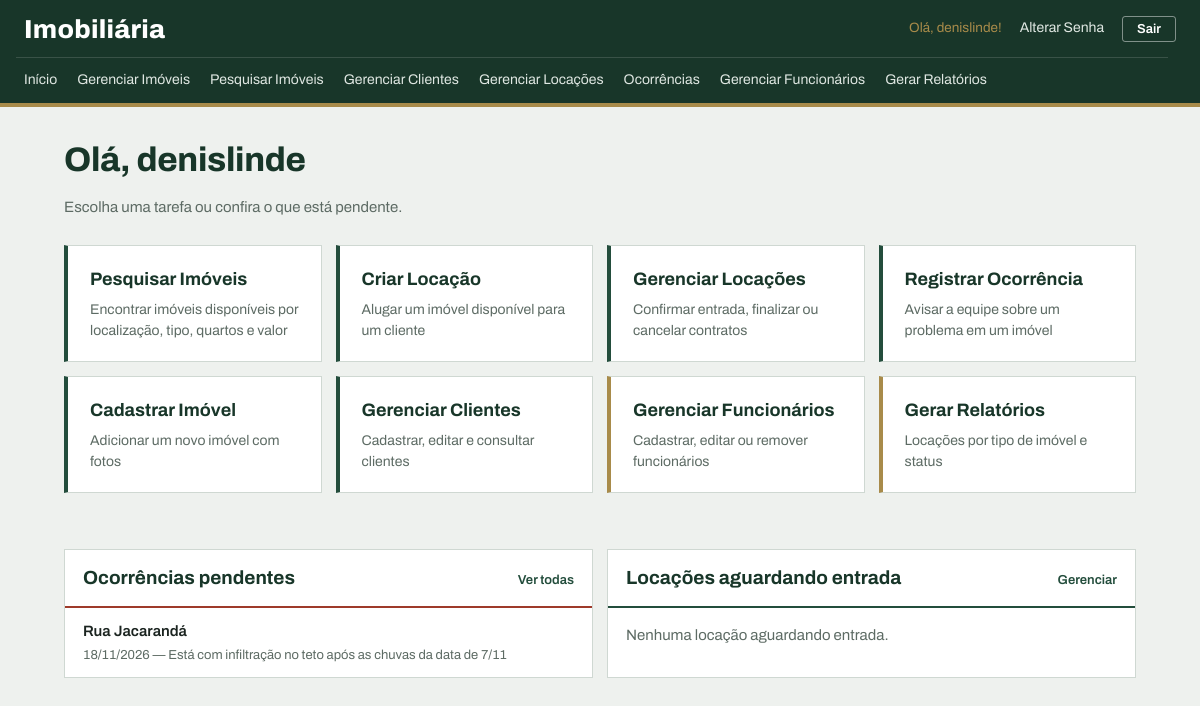
The app's page / (signed in) with its own data.
### meu_app/models.py (models this page shows, shortened)
class Ocorrencia(models.Model):
    imovel = models.ForeignKey(
        Imovel, on_delete=models.CASCADE, related_name='ocorrencias', verbose_name="Imóvel")
    descricao = models.TextField(verbose_name="Descrição do problema")
    resolvida = models.BooleanField(default=False)
    data_cadastro = models.DateTimeField(auto_now_add=True)

class Imovel(models.Model):
    endereco = models.CharField(max_length=200, verbose_name="Endereço")
    tipo = models.CharField(max_length=1, choices=TIPO_CHOICES)
    numero_quartos = models.IntegerField(
        null=True, verbose_name="Número de quartos")
    metragem = models.IntegerField(null=True, verbose_name="Metragem (m²)")
    valor_aluguel = models.FloatField(
        default=0.0, verbose_name="Valor do aluguel")
    obs = models.CharField(max_length=200, blank=True,
                           verbose_name="Observações")
    situacao = models.CharField(
        max_length=1, choices=SITUACAO_CHOICES, default='D', verbose_name="Situação")
    data_cadastro = models.DateTimeField(auto_now_add=True)

### meu_app/views.py (the view)
# urls.py: path('', views.index, name='index'),
@login_required
def index(request):
    ocorrencias_pendentes = Ocorrencia.objects.filter(
        resolvida=False).order_by('-data_cadastro')[:5]
    locacoes_pendentes = Locacao.objects.filter(
        status='P').order_by('data_inicio')[:5]
    dados = {
        'ocorrencias_pendentes': ocorrencias_pendentes,
        'locacoes_pendentes': locacoes_pendentes,
    }
    return render(request, "index.html", dados)

### meu_app/templates/index.html (shortened to what this page needs)
{% load static %}
<!DOCTYPE html>
<html lang="pt-br">
<head>
    <link rel="stylesheet" href="{% static 'css/style.css' %}">
</head>
<body>
    {% include '_menu.html' %}
    <h1> Olá, {{ user.username }} </h1>
    <p class="subtitulo"> Escolha uma tarefa ou confira o que está pendente. </p>
    <div class="cartoes">
        <a href="{% url 'pesquisar_imoveis' %}" class="cartao">
            <h3> Pesquisar Imóveis </h3>
            <p> Encontrar imóveis disponíveis por localização, tipo, quartos e valor </p>
        </a>
        <a href="{% url 'criar_locacao' %}" class="cartao">
            <h3> Criar Locação </h3>
            <p> Alugar um imóvel disponível para um cliente </p>
        </a>
        <a href="{% url 'listar_locacoes' %}" class="cartao">
            <h3> Gerenciar Locações </h3>
            <p> Confirmar entrada, finalizar ou cancelar contratos </p>
        </a>
        <a href="{% url 'registrar_ocorrencia' %}" class="cartao">
            <h3> Registrar Ocorrência </h3>
            <p> Avisar a equipe sobre um problema em um imóvel </p>
        </a>
        <a href="{% url 'cadastrar_imovel' %}" class="cartao">
            <h3> Cadastrar Imóvel </h3>
            <p> Adicionar um novo imóvel com fotos </p>
        </a>
        <a href="{% url 'listar_clientes' %}" class="cartao">
            <h3> Gerenciar Clientes </h3>
            <p> Cadastrar, editar e consultar clientes </p>
        </a>
        {% if user.is_superuser %}
            <a href="{% url 'listar_funcionarios' %}" class="cartao cartao-admin">
                <h3> Gerenciar Funcionários </h3>
                <p> Cadastrar, editar ou remover funcionários </p>
            </a>
            <a href="{% url 'gerar_relatorio' %}" class="cartao cartao-admin">
                <h3> Gerar Relatórios </h3>
                <p> Locações por tipo de imóvel e status </p>
            </a>
        {% endif %}
    </div>
    <div class="painel">
        <div class="bloco bloco-alerta">
            <h2>
                Ocorrências pendentes
                <a href="{% url 'listar_ocorrencias' %}"> Ver todas </a>
            </h2>
            {% if ocorrencias_pendentes %}
                <ul>
                    {% for ocorrencia in ocorrencias_pendentes %}
                        <li>
                            <strong> {{ ocorrencia.imovel.endereco }} </strong>
                            <span> {{ ocorrencia.data_cadastro|date:"d/m/Y" }} — {{ ocorrencia.descricao }} </span>
                        </li>
                    {% endfor %}
                </ul>
            {% else %}
                <p class="vazio"> Nenhuma ocorrência pendente. </p>
            {% endif %}
        </div>
        <div class="bloco">
            <h2>
                Locações aguardando entrada
                <a href="{% url 'listar_locacoes' %}"> Gerenciar </a>
            </h2>
            {% if locacoes_pendentes %}
                <ul>
                    {% for locacao in locacoes_pendentes %}
                        <li>
                            <strong> {{ locacao.imovel.endereco }} </strong>
                            <span> {{ locacao.cliente }} — início em {{ locacao.data_inicio|date:"d/m/Y" }} </span>
                        </li>
                    {% endfor %}
                </ul>
            {% else %}
                <p class="vazio"> Nenhuma locação aguardando entrada. </p>
            {% endif %}
        </div>
    </div>
</body>
</html>

### meu_app/templates/_menu.html (shortened to what this page needs)
<nav>
    <div>
        <a href="{% url 'index' %}"> Início </a>
        <a href="{% url 'listar_imoveis' %}"> Gerenciar Imóveis </a>
        <a href="{% url 'pesquisar_imoveis' %}"> Pesquisar Imóveis </a>
        <a href="{% url 'listar_clientes' %}"> Gerenciar Clientes </a>
        <a href="{% url 'listar_locacoes' %}"> Gerenciar Locações </a>
        <a href="{% url 'listar_ocorrencias' %}"> Ocorrências </a>
        {% if user.is_superuser %}
            <a href="{% url 'listar_funcionarios' %}"> Gerenciar Funcionários </a>
            <a href="{% url 'gerar_relatorio' %}"> Gerar Relatórios </a>
        {% endif %}
    </div>
    <div class="usuario-menu">
        {% if user.is_authenticated %}
            <span>Olá, {{ user.username }}!</span>
            <a href="{% url 'alterar_senha' %}">Alterar Senha</a>
            <form method="post" action="{% url 'logout' %}">
                <button type="submit" class="link-logout">Sair</button>
            </form>
        {% else %}
            <a href="{% url 'login' %}">Entrar</a>
        {% endif %}
    </div>
</nav>

### meu_app/static/css/style.css (style rules this page uses)
:root { --floresta: #234d3c; --floresta-escuro: #183629; --latao: #a88b4a; --papel: #eef1ee; --branco: #ffffff; --linha: #cfd8d2; --linha-forte: #9fb2a6; --tinta: #1b2420; --tinta-suave: #5d6b64; --alerta: #9e3a2a; --destaque-linha: #f3f6f3; --coluna: 1120px; --raio: 3px; }
body { margin: 0; background-color: var(--papel); color: var(--tinta); font-family: 'Archivo', 'Segoe UI', Arial, sans-serif; font-size: 15px; line-height: 1.5; font-variant-numeric: tabular-nums; }
h1 { max-width: var(--coluna); margin: 34px auto 18px auto; padding: 0 24px; box-sizing: border-box; text-align: left; color: var(--floresta-escuro); font-size: 34px; font-weight: 750; font-stretch: 75%; line-height: 1.1; letter-spacing: -0.01em; }
h3 { color: var(--floresta-escuro); font-weight: 700; font-stretch: 85%; font-size: 19px; }
a { color: var(--floresta); }
nav { display: flex; flex-wrap: wrap; align-items: center; background-color: var(--floresta-escuro); border-bottom: 4px solid var(--latao); padding: 0 24px; }
nav::before { content: "Imobiliária"; order: 1; color: var(--branco); font-size: 26px; font-weight: 800; font-stretch: 62%; letter-spacing: 0.01em; padding: 10px 0 8px 0; }
.usuario-menu { order: 2; margin-left: auto; display: flex; align-items: center; gap: 12px; color: var(--latao); font-size: 13.5px; white-space: nowrap; }
nav > div:first-child { order: 3; flex-basis: 100%; display: flex; flex-wrap: wrap; gap: 4px; border-top: 1px solid rgba(255, 255, 255, 0.14); padding: 4px 0; margin-left: -8px; }
nav a { text-decoration: none; color: #dfe7e2; padding: 7px 8px; font-size: 14px; white-space: nowrap; border-bottom: 2px solid transparent; }
.usuario-menu a { padding: 4px 6px; }
.usuario-menu form { display: inline; margin: 0; }
.link-logout { background-color: transparent; color: var(--branco); border: 1px solid rgba(255, 255, 255, 0.45); border-radius: var(--raio); padding: 5px 14px; font-size: 13px; font-weight: 600; font-family: inherit; cursor: pointer; }
button, .botao-novo { display: inline-block; background-color: var(--floresta); color: var(--branco); border: 1px solid var(--floresta); border-radius: var(--raio); padding: 8px 16px; font-size: 14px; font-family: inherit; font-weight: 600; text-decoration: none; cursor: pointer; }
.subtitulo { max-width: var(--coluna); margin: 0 auto; padding: 0 24px; box-sizing: border-box; text-align: left; color: var(--tinta-suave); }
.cartoes { display: grid; grid-template-columns: repeat(auto-fill, minmax(240px, 1fr)); gap: 14px; max-width: var(--coluna); margin: 26px auto 56px auto; padding: 0 24px; box-sizing: border-box; }
.cartao { display: block; padding: 20px 22px; background-color: var(--branco); color: var(--tinta); text-decoration: none; border: 1px solid var(--linha); border-left: 4px solid var(--floresta); }
.cartao h3 { margin: 0 0 6px 0; text-align: left; font-size: 18px; }
.cartao p { margin: 0; font-size: 14px; color: var(--tinta-suave); }
.cartao-admin { border-left-color: var(--latao); }
.painel { display: grid; grid-template-columns: 1fr 1fr; gap: 14px; max-width: var(--coluna); margin: 0 auto 56px auto; padding: 0 24px; box-sizing: border-box; }
.bloco { background-color: var(--branco); border: 1px solid var(--linha); }
.bloco h2 { display: flex; justify-content: space-between; align-items: baseline; gap: 12px; margin: 0; padding: 14px 18px; border-bottom: 2px solid var(--floresta); color: var(--floresta-escuro); font-size: 19px; font-weight: 700; font-stretch: 85%; }
.bloco h2 a { font-size: 13px; font-weight: 600; font-stretch: 100%; text-decoration: none; white-space: nowrap; }
.bloco-alerta h2 { border-bottom-color: var(--alerta); }
.bloco ul { list-style: none; margin: 0; padding: 0; }
.bloco li { padding: 12px 18px; border-bottom: 1px solid var(--linha); }
.bloco li:last-child { border-bottom: none; }
.bloco li strong { display: block; font-weight: 600; }
.bloco li span { color: var(--tinta-suave); font-size: 13px; }
.bloco .vazio { margin: 0; padding: 16px 18px; color: var(--tinta-suave); }

### records on screen
Ocorrencia: imovel.endereco "Rua Jacarandá", data_cadastro "18/11/2026", descricao "Está com infiltração no teto após as chuvas da data de 7/11"

### other values on screen
{{ user.username }} "denislinde"
